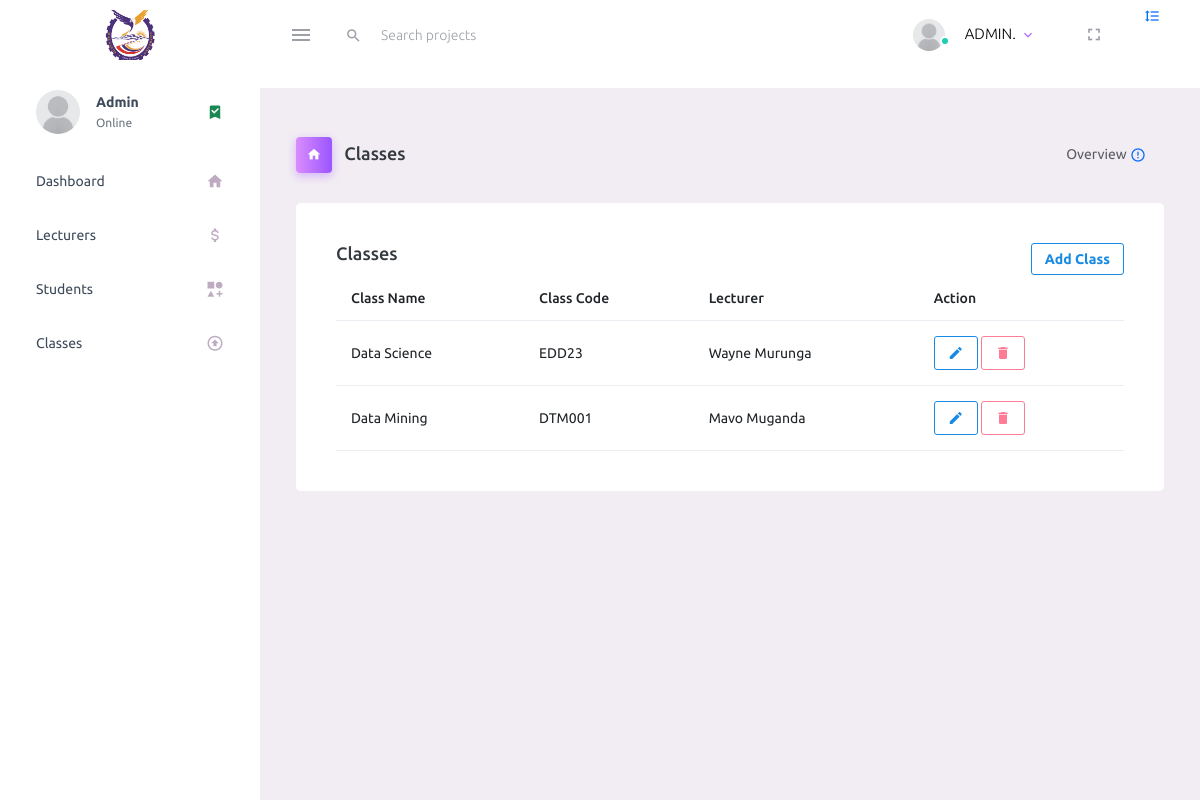
The page /admin_classes/ on the database its author committed.
### school/models.py (models this page shows, shortened)
class Class(models.Model):
    name = models.CharField(max_length=255)
    code = models.CharField(max_length=10, unique=True)
    secret_code = models.UUIDField(blank=True, null=True)
    teacher = models.ForeignKey(Account, on_delete=models.CASCADE)
    ongoing = models.BooleanField(default=False)
    latitude = models.FloatField(blank=True, null=True)
    longitude = models.FloatField(blank=True, null=True)

class Account(models.Model):
    user = models.OneToOneField(User, on_delete=models.CASCADE)
    created_at = models.DateTimeField(auto_now_add=True)
    staff = models.BooleanField(default=False)
    face = models.BooleanField(default=False)
    admin = models.BooleanField(default=False)
    face_image = models.ImageField(upload_to='user_faces/', blank=True, null=True)

### school/views.py (the view)
# urls.py: path('admin_classes/', views.classes_admin, name='classes_admin'),
def classes_admin(request):
    classes = Class.objects.all()
    return render(request, 'classes.html', {'classes': classes})

### school/templates/classes.html (shortened to what this page needs)
{% extends 'admin_base.html'  %}
{% load static %}
{% block content %}
<div class="main-panel">
    <div class="container">
        <br/>
    </div>
    <div class="content-wrapper">
        <div class="page-header">
            <h3 class="page-title">
                <span class="page-title-icon bg-gradient-primary text-white me-2">
                  <i class="mdi mdi-home"></i>
                </span> Classes
            </h3>
            <nav aria-label="breadcrumb">
                <ul class="breadcrumb">
                    <li class="breadcrumb-item active" aria-current="page">
                        Overview <i
                            class="mdi mdi-alert-circle-outline icon-sm text-primary align-middle"></i>
                    </li>
                </ul>
            </nav>
        </div>
        {% if account.admin == 0 %}
        <div class="row">
            <div class="col-md-12 stretch-card grid-margin">
                <div class="card bg-gradient-danger card-img-holder text-white">
                    <div class="card-body">
                        <img src="{% static 'Login/stylesheets/assets/images/dashboard/circle.svg' %}"
                             class="card-img-absolute" alt="circle-image"/>
                        <h4 class="font-weight-normal mb-3">You are not allowed to view this page! <i
                                class="mdi mdi-block-helper mdi-24px float-right"></i></h4>
                        <h2 class="mb-5">RESTRICTED PAGE</h2>
                        <h6 class="card-text">Only admins are allowed here!</h6>
                    </div>
                </div>
            </div>
            <footer class="footer">
                <div class="container-fluid d-flex justify-content-between">
                    <span class="text-muted d-block text-center text-sm-start d-sm-inline-block">Copyright © FaceRecognition By Murunga 2024</span>
                </div>
            </footer>
        </div>
        {% else %}
        <div class="col-12 grid-margin">
            <div class="card">
                <div class="card-body">
                    <div class="row">
                        <div class="col">
                            <h4 class="card-title">Classes</h4>
                        </div>
                        <div class="col-auto">
                            <a href="{% url 'add_class' %}" class="btn btn-outline-info btn-sm float-end">Add
                                Class</a>
                        </div>
                    </div>
                    {% if classes %}
                    <div class="table-responsive">
                        <table class="table">
                            <thead>
                            <tr>
                                <th> Class Name</th>
                                <th> Class Code</th>
                                <th> Lecturer</th>
                                <th> Action</th>
                            </tr>
                            </thead>
                            {% for class in classes %}
                            <tbody>
                            <tr>
                                <td>{{class.name}}</td>
                                <td> {{class.code}}</td>
                                <td>{{ class.teacher.user.first_name }} {{ class.teacher.user.last_name }}</td>
                                <td><a href="{% url 'edit_class' class.id %}" class="btn btn-outline-info btn-sm"><i
                                        class="mdi mdi-pencil"></i>
                                </a>  <a href="{% url 'delete_class' class.id %}" class="btn btn-outline-danger btn-sm"><i class="mdi mdi-delete"></i>
                                </a>
                                </td>
                            </tr>
                            </tbody>
                            {% endfor %}
                            {% else %}
                            <h3>No Classes Found</h3>
                            {% endif %}
                        </table>
                    </div>
                </div>
            </div>
        </div>
        {% endif %}
    </div>
</div>
{% endblock %}

### rows shown on the page
Class: name "Data Science", code "EDD23", teacher.user.first_name "Wayne", teacher.user.last_name "Murunga"
Class: name "Data Mining", code "DTM001", teacher.user.first_name "Mavo", teacher.user.last_name "Muganda"
